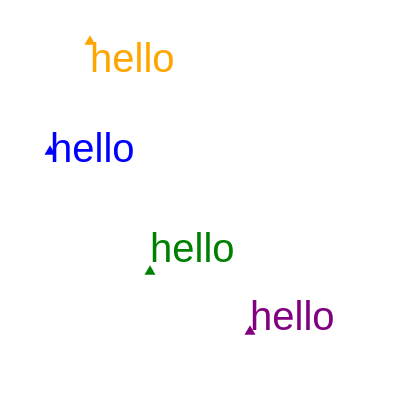

Write the Vega-Lite specification saved for this chart.
### Vega specification from a JSON file in a GitHub repository (floating-point values rounded to 4 significant figures)
{"$schema": "https://vega.github.io/schema/vega/v5.json", "description": "A scatterplot showing horsepower and miles per gallons for various cars.", "background": "white", "padding": 5, "width": 200, "height": 200, "style": "cell", "config": {"style": {"cell": {"stroke": "transparent"}}}, "data": [{"name": "source_0", "values": [{"x": 40, "y": 15, "fill": "orange", "baseline": "top"}, {"x": 20, "y": 70, "fill": "blue", "baseline": "middle"}, {"x": 70, "y": 130, "fill": "green", "baseline": "bottom"}, {"x": 120, "y": 160, "fill": "purple", "baseline": "alphabetic"}]}], "marks": [{"name": "points", "type": "symbol", "from": {"data": "source_0"}, "encode": {"update": {"shape": {"value": "triangle-up"}, "size": {"value": 30}, "fill": {"field": "fill"}, "x": {"field": "x"}, "y": {"field": "y"}}}}, {"name": "text", "type": "text", "from": {"data": "source_0"}, "encode": {"update": {"text": {"value": "hello"}, "font": {"value": "Helvetica"}, "fontSize": {"value": 20}, "fill": {"field": "fill"}, "x": {"field": "x"}, "y": {"field": "y"}, "baseline": {"field": "baseline"}}}}]}
